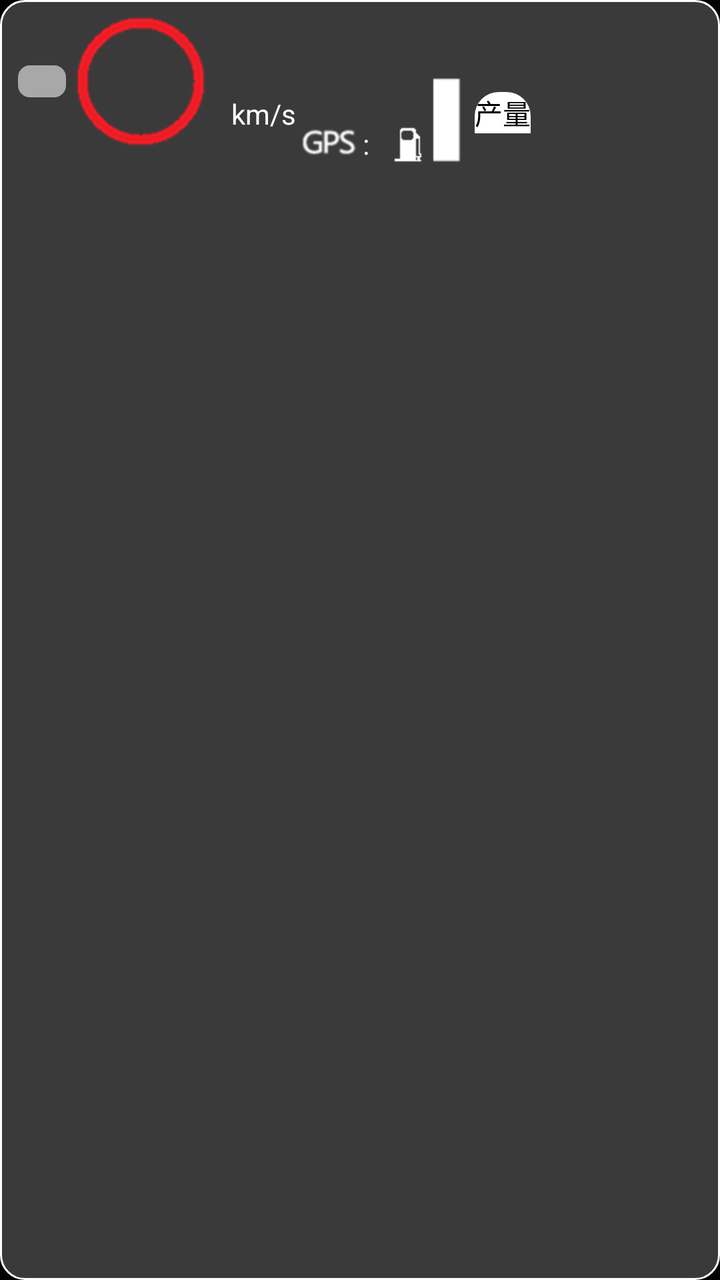
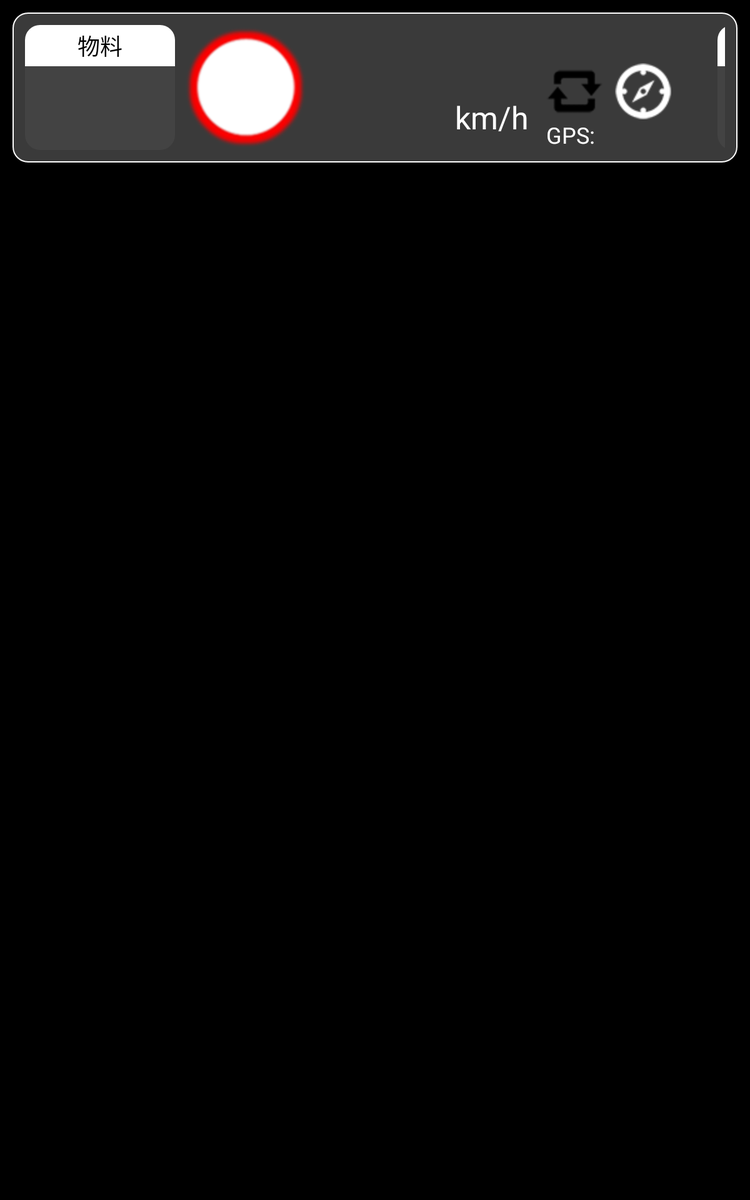

Two renders of one Android screen. The first uses the default layout on a phone; the second uses the alternative layout the repository ships for a different screen configuration, on a matching device. The two XML files are below.
<!-- AndroidManifest.xml: application theme android:Theme.NoTitleBar.Fullscreen -->
<!-- res/layout/topbar.xml -->
<?xml version="1.0" encoding="utf-8"?>

<HorizontalScrollView  xmlns:android="http://schemas.android.com/apk/res/android"
    android:layout_width="fill_parent"
    android:layout_height="wrap_content"
    android:background="@drawable/shape_tool_bar_bg"
    android:layout_margin="3dp"
    android:scrollbars="none" >

    <LinearLayout
        android:layout_width="fill_parent"
        android:layout_height="wrap_content"
        android:paddingLeft="6dp"
        android:paddingRight="6dp"
        android:paddingBottom="3dp"
        android:gravity="bottom"
        android:orientation="horizontal" >

        <ImageView
            android:id="@+id/remove_dust"
            android:layout_width="wrap_content"
            android:layout_height="wrap_content"
            android:textColor="@color/white"
            android:textSize="30sp"
            android:paddingLeft="12dp"
            android:paddingRight="12dp"
            android:paddingTop="8dp"
            android:paddingBottom="8dp"
            android:layout_marginLeft="3dp"
            android:layout_gravity="center_vertical"
            android:background="@drawable/tool_bar_icon_selector"
            android:gravity="center"/>

        <TextView
            android:id="@+id/limitedspeed"
            android:layout_width="wrap_content"
            android:layout_height="wrap_content"
            android:background="@drawable/speedlimited"
            android:layout_margin="4dp"
            android:textColor="@color/white"
            android:textStyle="bold"
            android:layout_gravity="center"
            android:gravity="center"
            android:padding="4dp"
            android:textSize="30sp"/>

            <TextView
                    android:id="@+id/speed_tv"
                    android:layout_width="wrap_content"
                    android:layout_height="wrap_content"
                    android:padding="4dp"
                    android:layout_gravity="bottom"
                    android:gravity="bottom"
                    android:textColor="@color/white"
                    android:textStyle="bold"
                    android:textSize="55sp" />

            <TextView
                    android:layout_width="wrap_content"
                    android:layout_height="wrap_content"
                    android:text="km/s"
                    android:textColor="@color/white"
                    android:layout_gravity="bottom"
                    android:gravity="bottom"
                    android:textSize="14sp" />

        <LinearLayout
                android:layout_width="wrap_content"
            android:layout_height="wrap_content"
            android:layout_gravity="bottom"
            android:orientation="vertical" >

            <TextView
                  android:id="@+id/date"
                  android:layout_width="wrap_content"
                  android:layout_height="wrap_content"
                  android:textColor="@color/white"
                  android:paddingTop="5sp"
                  android:textStyle="bold"
                  android:textSize="10sp" />
            <TextView
                android:id="@+id/time"
                android:layout_width="wrap_content"
                android:layout_height="wrap_content"
                android:textColor="@color/white"
                android:textStyle="bold"
                android:textSize="28sp" />
        </LinearLayout>

        <LinearLayout
                android:layout_width="wrap_content"
            android:layout_height="wrap_content"
            android:layout_gravity="bottom"
            android:orientation="vertical" >

            <LinearLayout
                android:layout_width="fill_parent"
                android:layout_height="wrap_content"
                android:gravity="bottom"
                android:orientation="horizontal" >

                <ImageView
                    android:id="@+id/net"
                    android:layout_width="wrap_content"
                    android:layout_height="wrap_content"
                    />

                <ImageView
                    android:id="@+id/sat"
                    android:layout_width="wrap_content"
                    android:layout_height="wrap_content"
                    android:src="@drawable/gpson"
                    />

                <ImageView
                    android:id="@+id/wifi"
                    android:layout_width="wrap_content"
                    android:layout_height="wrap_content"
                     />

                <ImageButton
                    android:id="@+id/recode"
                    android:layout_width="wrap_content"
                    android:layout_height="wrap_content"
                    android:paddingLeft="6dp"
                    android:paddingRight="6dp"
                    android:paddingTop="10dp"
                    android:background="@drawable/transparent"
                     />

                <ImageView
                    android:id="@+id/play"
                    android:layout_width="wrap_content"
                    android:layout_height="wrap_content"
                    />
            </LinearLayout>

            <LinearLayout
                    android:layout_width="match_parent"
                android:layout_height="wrap_content"
                android:orientation="horizontal" >

                <ImageButton
                    android:layout_width="wrap_content"
                    android:layout_height="wrap_content"
                    android:background="@null"
                    android:src="@drawable/gps1" />

                <TextView
                    android:layout_width="wrap_content"
                    android:layout_height="wrap_content"
                    android:textColor="@color/white"
                    android:text=":" />

                <TextView
                    android:id="@+id/lat_tv"
                    android:layout_width="wrap_content"
                    android:layout_height="wrap_content"
                    android:textColor="@color/white" />

                <TextView
                    android:id="@+id/lon_tv"
                    android:layout_width="wrap_content"
                    android:layout_height="wrap_content"
                    android:layout_marginLeft="10dip"
                    android:textColor="@color/white" />
            </LinearLayout>
        </LinearLayout>

        <ImageButton
                android:layout_width="wrap_content"
            android:layout_height="wrap_content"
            android:background="@null"
            android:layout_gravity="bottom"
            android:src="@drawable/oil_bg" />

        <TextView
            android:id="@+id/query"
            android:layout_width="wrap_content"
            android:layout_height="wrap_content"
            android:layout_marginLeft="6dp"
            android:text="@string/output"
            android:background="@drawable/textview_corner_up"
            android:textColor="@color/black" />
    </LinearLayout>
</HorizontalScrollView>
<!-- resources referenced by this layout -->
<resources>
  <color name="black">#000000</color>
  <color name="white">#ffffff</color>
  <!-- drawable gps1: png bitmap (drawable-hdpi, 1352 bytes) -->
  <!-- drawable gpson: png bitmap (drawable-sw600dp, 4029 bytes) -->
  <!-- drawable oil_bg: png bitmap (drawable-hdpi, 2996 bytes) -->
  <!-- drawable shape_tool_bar_bg (drawable) -->
  <?xml version="1.0" encoding="utf-8"?>
  
  <shape xmlns:android="http://schemas.android.com/apk/res/android"
          android:shape="rectangle">
  
      <corners android:radius="12dp"/>
  
      <solid android:color="#e0434343"/>
  
      <stroke android:color="#fff" android:width="1dp"/>
  
  </shape>
  <!-- drawable speedlimited: png bitmap (drawable-hdpi, 5909 bytes) -->
  <!-- drawable textview_corner_up (drawable) -->
  <?xml version="1.0" encoding="utf-8"?>
  
  <shape xmlns:android="http://schemas.android.com/apk/res/android"
          android:shape="rectangle">
  
      <corners 
          android:topLeftRadius="12dp"
          android:topRightRadius="12dp"/>
      <solid android:color="@color/white"/>
       
  </shape>
  <!-- drawable tool_bar_icon_selector (drawable) -->
  <?xml version="1.0" encoding="utf-8"?>
  
  <selector xmlns:android="http://schemas.android.com/apk/res/android" >
  
      <item android:state_pressed="true">
  
          <shape android:shape="rectangle">
              <corners android:radius="6dp"/>
              <solid android:color="@color/tool_bar_pressed"/>
          </shape>
  
      </item>
  
      <item android:state_pressed="true">
  
          <shape android:shape="rectangle">
              <corners android:radius="6dp"/>
              <solid android:color="@color/tool_bar_pressed"/>
          </shape>
  
      </item>
  
      <item>
  
          <shape android:shape="rectangle">
              <corners android:radius="6dp"/>
              <solid android:color="@color/main_bg"/>
          </shape>
  
      </item>
  </selector>
  <string name="output">产量</string>
  <color name="tool_bar_pressed">#a8a8a8</color>
  <color name="main_bg">#a8a8a8</color>
</resources>
<!-- res/layout-sw600dp/topbar.xml (the author's variant of the layout above) -->
<!-- drawn on a 7-inch tablet held upright -->
<?xml version="1.0" encoding="utf-8"?>

<LinearLayout  xmlns:android="http://schemas.android.com/apk/res/android"
      android:layout_width="fill_parent"
      android:layout_height="wrap_content"
      android:padding="@dimen/topbar_space">
    <LinearLayout  
        android:layout_width="fill_parent"
        android:layout_height="wrap_content"
        android:padding="@dimen/topbar_space"
        android:gravity="bottom"
        android:background="@drawable/shape_tool_bar_bg"
        android:orientation="horizontal" >

         <LinearLayout
                android:layout_width="@dimen/output_width"
                android:layout_height="@dimen/output_height"
                android:layout_marginRight="@dimen/view_space"
                android:orientation="vertical"
                >
                <TextView
                    android:layout_width="fill_parent"
                    android:layout_height="0dp"
                    android:layout_weight="1"
                    android:text="物料"
                    android:background="@drawable/textview_corner_up"
                    android:textColor="@color/black"
                    android:textSize="@dimen/units_size"
                    android:gravity="center"
                    />
                <TextView
                    android:id="@+id/tv_material"
                    android:layout_width="fill_parent"
                    android:layout_height="0dp"
                    android:layout_weight="2"
                    android:background="@drawable/textview_corners_down"
                    android:textColor="@color/white"
                    android:gravity="center"
                    android:textSize="@dimen/output_size"
                    />
            </LinearLayout>

        <TextView
            android:id="@+id/limitedspeed"
            android:layout_marginRight="@dimen/view_space"
            android:layout_width="wrap_content"
            android:layout_height="wrap_content"
            android:background="@drawable/speedlimited"
            android:textColor="@color/black"
            android:textStyle="bold"
            android:gravity="center"
            android:textSize="@dimen/limitedspeed_textsize"/>
        
       <LinearLayout 
            android:layout_width="wrap_content"
            android:layout_height="wrap_content"

            android:orientation="horizontal">
           
            <TextView
                 android:id="@+id/speed_tv"
                 android:layout_width="110dp"
                 android:layout_height="wrap_content"
                 android:layout_gravity="bottom"
                 android:gravity="right"
                 android:textColor="@color/white"
                 android:textStyle="bold"
                 android:textSize="@dimen/speed_textsize" 
                  />

            <TextView
                 android:layout_width="wrap_content"
                 android:layout_height="wrap_content"
                 android:text="@string/km_h"
                 android:textColor="@color/white"
                 android:layout_gravity="bottom"
                 android:gravity="bottom"
                 android:textSize="@dimen/km_h_textsize" 
                 android:layout_marginRight="@dimen/view_space" />
        </LinearLayout>

        <LinearLayout
             android:layout_width="wrap_content"
             android:layout_height="wrap_content"
             android:layout_gravity="bottom"
             android:layout_marginRight="@dimen/view_space"
             android:orientation="vertical" >

            <TextView
                  android:id="@+id/date"
                  android:layout_width="wrap_content"
                  android:layout_height="wrap_content"
                  android:textColor="@color/white"
                  android:textStyle="bold"
                  android:textSize="@dimen/date_textsize" />
            <TextView
                android:id="@+id/time"
                android:layout_width="wrap_content"
                android:layout_height="wrap_content"
                android:textColor="@color/white"
                android:textStyle="bold"
                android:textSize="@dimen/time_textsize" />
        </LinearLayout>

        <LinearLayout
             android:layout_width="wrap_content"
             android:layout_height="wrap_content"
             android:layout_gravity="bottom"
             android:layout_marginRight="@dimen/view_space"
             android:orientation="vertical" >

            <LinearLayout
                android:layout_width="wrap_content"
                android:layout_height="wrap_content"
                android:gravity="bottom"
                android:orientation="horizontal" >

                <ImageView
                    android:id="@+id/net"
                    android:layout_marginRight="@dimen/icon_space"
                    android:layout_width="wrap_content"
                    android:layout_height="wrap_content"
                    android:src="@drawable/serveroff"
                    />

                <ImageView
                    android:id="@+id/sat"
                    android:layout_marginRight="@dimen/icon_space"
                    android:layout_width="wrap_content"
                    android:layout_height="wrap_content"
                    android:src="@drawable/gpson"
                    />

                <ImageView
                    android:id="@+id/gprs"
                    android:layout_marginRight="@dimen/icon_space"
                    android:layout_width="wrap_content"
                    android:layout_height="wrap_content"
                     />

                <ImageButton
                    android:id="@+id/recode"
                    android:layout_marginRight="@dimen/icon_space"
                    android:layout_width="wrap_content"
                    android:layout_height="wrap_content"
                    android:background="@drawable/transparent"
                     />

                <ImageView
                    android:id="@+id/play"
                    android:layout_width="wrap_content"
                    android:layout_height="wrap_content"
                    />
            </LinearLayout>

            <LinearLayout
                 android:layout_width="match_parent"
                 android:layout_height="wrap_content"
                 android:orientation="horizontal" >

                <TextView
                    android:layout_width="wrap_content"
                    android:layout_height="wrap_content"
                    android:textColor="@color/white"
                    android:textSize="@dimen/gps_textsize"
                    android:text="@string/gps"/>

                <TextView
                    android:layout_width="wrap_content"
                    android:layout_height="wrap_content"
                    android:textColor="@color/white"
                    android:layout_marginRight="@dimen/gps_space"
                    android:textSize="@dimen/gps_textsize"
                    android:text="@string/colon" />

                <TextView
                    android:id="@+id/lat_tv"
                    android:layout_width="wrap_content"
                    android:layout_height="wrap_content"
                    android:layout_marginRight="@dimen/gps_space"
                    android:textSize="@dimen/gps_textsize"
                    android:textColor="@color/white" />

                <TextView
                    android:id="@+id/lon_tv"
                    android:textSize="@dimen/gps_textsize"
                    android:layout_width="wrap_content"
                    android:layout_height="wrap_content"
                    android:textColor="@color/white" />
            </LinearLayout>
        </LinearLayout>

        

        <LinearLayout
                android:layout_width="@dimen/output_width"
                android:layout_height="@dimen/output_height"
                android:orientation="vertical"
                >
            <TextView
                    android:id="@+id/units"
                    android:layout_width="fill_parent"
                    android:layout_height="0dp"
                    android:layout_weight="1"
                    android:text="产量"
                    android:background="@drawable/textview_corner_up"
                    android:textColor="@color/black"
                    android:textSize="@dimen/units_size"
                    android:gravity="center"
                    />
            <TextView
                    android:id="@+id/output"
                    android:layout_width="fill_parent"
                    android:layout_height="0dp"
                    android:layout_weight="2"
                    android:background="@drawable/textview_corners_down"
                    android:textColor="@color/white"
                    android:gravity="center"
                    android:text="45t"
                    android:textSize="@dimen/output_size"
                    />
        </LinearLayout>
    </LinearLayout>
</LinearLayout>
<!-- resources referenced by the variant -->
<!-- as a 7-inch tablet held upright resolves them -->
<resources>
  <color name="black">#000000</color>
  <color name="white">#ffffff</color>
  <!-- from res/values-sw600dp/ -->
  <dimen name="date_textsize">15sp</dimen>
  <!-- from res/values-sw600dp/ -->
  <dimen name="gps_space">10dp</dimen>
  <!-- from res/values-sw600dp/ -->
  <dimen name="gps_textsize">18sp</dimen>
  <!-- from res/values-sw600dp/ -->
  <dimen name="icon_space">10dp</dimen>
  <!-- from res/values-sw600dp/ -->
  <dimen name="km_h_textsize">25sp</dimen>
  <!-- from res/values-sw600dp/ -->
  <dimen name="limitedspeed_textsize">60sp</dimen>
  <!-- from res/values-sw600dp/ -->
  <dimen name="output_height">100dp</dimen>
  <!-- from res/values-sw600dp/ -->
  <dimen name="output_size">38sp</dimen>
  <!-- from res/values-sw600dp/ -->
  <dimen name="output_width">120dp</dimen>
  <!-- from res/values-sw600dp/ -->
  <dimen name="speed_textsize">60sp</dimen>
  <!-- from res/values-sw600dp/ -->
  <dimen name="time_textsize">45sp</dimen>
  <!-- from res/values-sw600dp/ -->
  <dimen name="topbar_space">10dp</dimen>
  <!-- from res/values-sw600dp/ -->
  <dimen name="units_size">18sp</dimen>
  <!-- from res/values-sw600dp/ -->
  <dimen name="view_space">7dp</dimen>
  <!-- drawable gpson: png bitmap (drawable-sw600dp, 4029 bytes) -->
  <!-- drawable serveroff: png bitmap (drawable-sw600dp, 3404 bytes) -->
  <!-- drawable shape_tool_bar_bg (drawable) -->
  <?xml version="1.0" encoding="utf-8"?>
  
  <shape xmlns:android="http://schemas.android.com/apk/res/android"
          android:shape="rectangle">
  
      <corners android:radius="12dp"/>
  
      <solid android:color="#e0434343"/>
  
      <stroke android:color="#fff" android:width="1dp"/>
  
  </shape>
  <!-- drawable speedlimited: png bitmap (drawable-hdpi, 5909 bytes) -->
  <!-- drawable textview_corner_up (drawable) -->
  <?xml version="1.0" encoding="utf-8"?>
  
  <shape xmlns:android="http://schemas.android.com/apk/res/android"
          android:shape="rectangle">
  
      <corners 
          android:topLeftRadius="12dp"
          android:topRightRadius="12dp"/>
      <solid android:color="@color/white"/>
       
  </shape>
  <!-- drawable textview_corners_down (drawable) -->
  <?xml version="1.0" encoding="utf-8"?>
  
  <shape xmlns:android="http://schemas.android.com/apk/res/android"
          android:shape="rectangle">
  
      <corners  
          android:bottomLeftRadius="12dp"
          android:bottomRightRadius="12dp"/>
      <solid android:color="#434343"/>
  
  </shape>
  <string name="colon">:</string>
  <string name="gps">GPS</string>
  <string name="km_h">km/h</string>
</resources>
